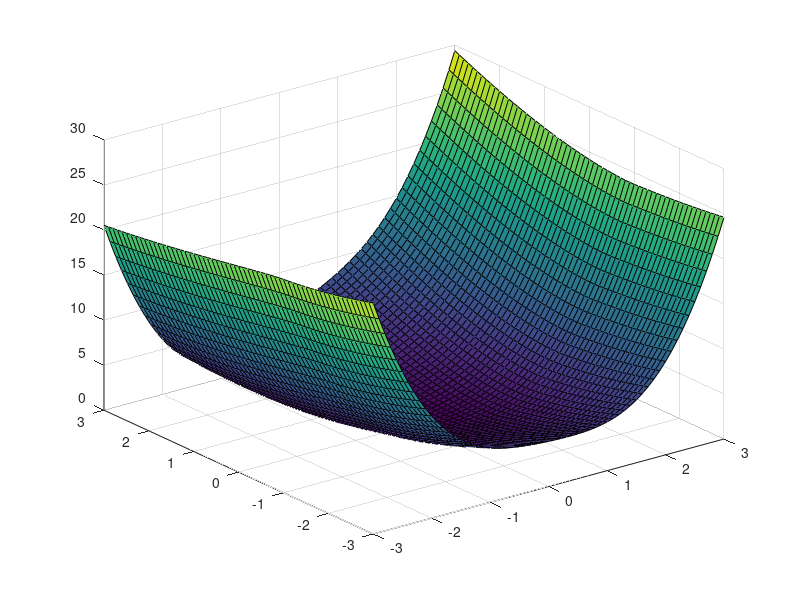
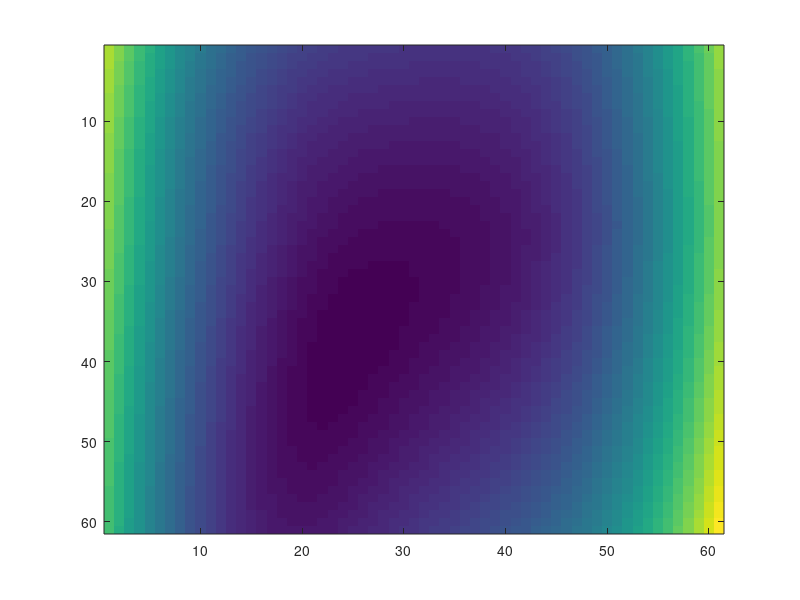

The MATLAB script that drew these images, in order:
[X,Y] = meshgrid(-3:.1:3,-3:.1:3);
z = (X.^4 + X.^2 + Y.^2 + 1.2 * X .* (Y+1).^(1.4) + 1).^(0.7);

surf(X,Y,real(z)) 
figure()
imagesc(real(z)) 